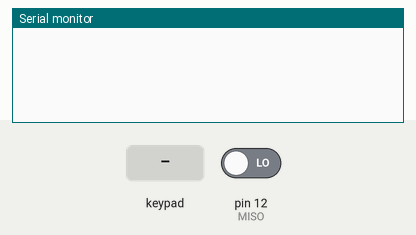
Bench run of a sketch on a simulated Arduino Uno, built with avr-gcc and run on an emulated ATmega328P. Parts: the last lines printed to the serial monitor. Inputs (shaded band) come from the test bench; at power-on: pin 12 (MISO) LOW.

Above: at 1.2 s.
1.3 s: key '1' pressed
At 2.1 s:
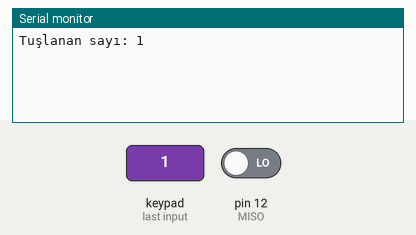
2.8 s: keypad keys 2 3 4 5 # pressed 0.4 s apart
At 5.9 s:
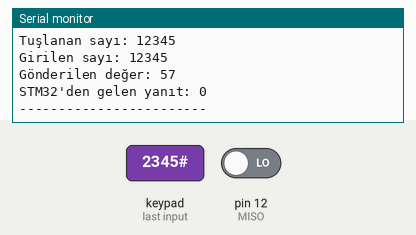
6.3 s: key '2' pressed
At 6.9 s:
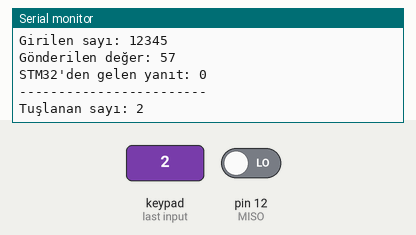
7.8 s: keypad keys 2 3 4 5 pressed 0.4 s apart
At 10.3 s:
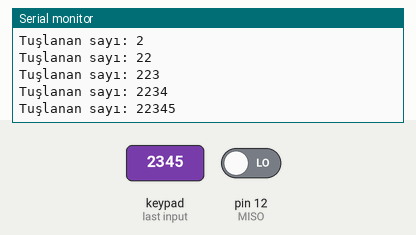
Timing chart, 0 to 11.8 s (numbered marks = the images above; inputs shaded):
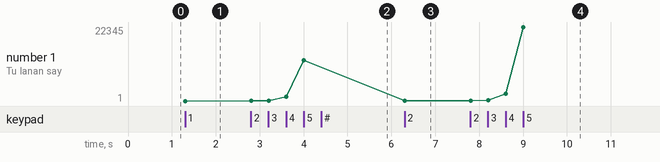

The sketch:

spi_uno.ino
```cpp
#include <Keypad.h>

// Tuş takımı için satır ve sütun sayısı
const byte ROWS = 4;
const byte COLS = 4;

// Tuş takımındaki tuş dizilimi
char keys[ROWS][COLS] = {
  {'1','2','3','A'},
  {'4','5','6','B'},
  {'7','8','9','C'},
  {'*','0','#','D'}
};

// Tuş takımının satır ve sütun pinleri
byte rowPins[ROWS] = {2, 3, 4, 5};
byte colPins[COLS] = {6, 7, 8, 9};

// Keypad nesnesi oluşturuluyor
Keypad keypad = Keypad(makeKeymap(keys), rowPins, colPins, ROWS, COLS);

// SPI pin tanımları
#define MOSI 11  // Master Out Slave In
#define MISO 12  // Master In Slave Out
#define SCK 13   // Serial Clock
#define SS 10    // Slave Select

// Tuş takımından girilen sayı burada birikir
String inputNumber = "";

void setup() {
  // SPI pinlerinin giriş/çıkış olarak ayarlanması
  pinMode(MOSI, OUTPUT);
  pinMode(MISO, INPUT);
  pinMode(SCK, OUTPUT);
  pinMode(SS, OUTPUT);

  // Slave Select ve LED pinlerinin başlangıç durumları
  digitalWrite(SS, HIGH);

  // Seri haberleşme başlatılıyor
  Serial.begin(9600);
}

// SPI üzerinden veri göndermek için fonksiyon
uint8_t sendSPI(uint8_t data) {
  uint8_t received; // Karşı cihazdan alınan veri

  // Saat sinyali ve veri gönderimi
  digitalWrite(SCK, LOW);
  digitalWrite(MOSI, LOW);
  delayMicroseconds(200);

  // 8 bitlik veriyi gönder
  for (int i = 7; i >= 0; i--) {
    digitalWrite(MOSI, (data >> i) & 0x01); // Veriyi bit bit gönder
    delayMicroseconds(200);

    digitalWrite(SCK, HIGH); // Saat sinyalini HIGH yap
    delayMicroseconds(200);

    digitalWrite(SCK, LOW);  // Saat sinyalini LOW yap
    delayMicroseconds(200);
  }

  delayMicroseconds(500); // Karşı cihazdan yanıt bekleme

  // Gelen veriyi oku
  digitalWrite(SCK, HIGH);
  delayMicroseconds(200);
  received = digitalRead(MISO);
  digitalWrite(SCK, LOW);

  return received; // Gelen yanıtı döndür
}

void loop() {
  char key = keypad.getKey(); // Tuş takımından tuş okuma

  if (key) { // Eğer bir tuşa basılmışsa
    if (key == '#') { // Eğer '#' tuşuna basıldıysa
      if (inputNumber.length() > 0) { // Eğer girilen sayı boş değilse
        int number = inputNumber.toInt(); // Girilen sayıyı tam sayıya çevir
        uint8_t numberToSend = number % 256;  // Sayıyı 0-255 aralığına indir

        // Seri monitöre girilen ve gönderilen sayıyı yazdır
        Serial.print("Girilen sayı: ");
        Serial.println(number);
        Serial.print("Gönderilen değer: ");
        Serial.println(numberToSend);

        digitalWrite(SS, LOW); // Slave seçimini etkinleştir
        delayMicroseconds(500);

        // SPI ile sayıyı gönder ve yanıtı al
        uint8_t stm32_response = sendSPI(numberToSend);

        delayMicroseconds(500);
        digitalWrite(SS, HIGH); // Slave seçimini devre dışı bırak

        // Gelen yanıtı seri monitöre yazdır
        Serial.print("STM32'den gelen yanıt: ");
        Serial.println(stm32_response);
        Serial.println("------------------------");

        inputNumber = ""; // Girilen sayıyı sıfırla
      }
    } else if (key >= '0' && key <= '9') { // Eğer basılan tuş bir rakamsa
      inputNumber += key; // Rakamı mevcut girdiye ekle
      Serial.print("Tuşlanan sayı: ");
      Serial.println(inputNumber);
    }
  }
}
```

Measured:
- after the input at 1.3 s, the serial monitor: prints a new line at once (image 1)
- after the input at 2.8 s, the serial monitor: prints a new line at once (image 2)
- after the input at 6.3 s, the serial monitor: prints a new line at once (image 3)
- after the input at 7.8 s, the serial monitor: prints a new line at once (image 4)
- plotted number 1: 1 → 12345 after the input at 2.8 s, 12345 → 2 after the input at 6.3 s, 2 → 22345 after the input at 7.8 s
